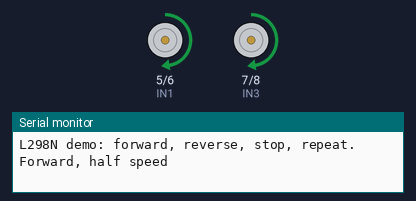
Simulated run of this sketch. Board: Arduino Uno, built with avr-gcc and run on an emulated ATmega328P. Parts: motor-driver pin pairs drawn as motors (green arrow = first pin HIGH = forward, orange = second pin HIGH = backward, longer = more drive, scaled by the enable pin), the last lines printed to the serial monitor.

Above: at 1.0 s.
At 3.5 s:
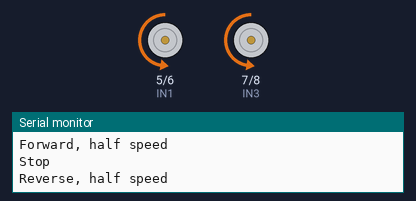
At 6.0 s:
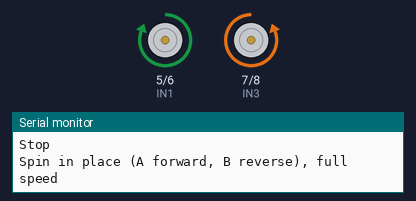
At 8.0 s:
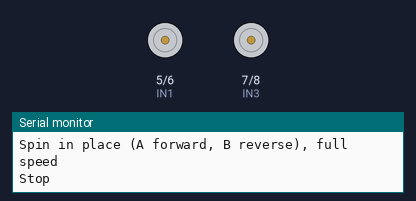
Timing chart, 0 to 11.7 s (numbered marks = the images above):
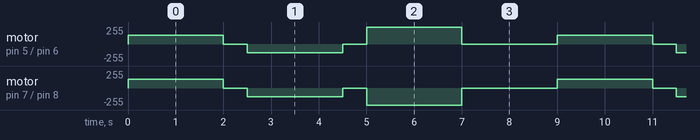

Measured:
- by itself, motor on pin 5 (IN1) / pin 6 (IN2): repeats every 9.0 s: stopped 0.50 s, backward 128/255 2.0 s, stopped 0.50 s, forward 255/255 2.0 s, stopped 2.0 s, forward 128/255 2.0 s
- by itself, motor on pin 7 (IN3) / pin 8 (IN4): repeats every 9.0 s: stopped 0.50 s, backward 128/255 2.0 s, stopped 0.50 s, backward 255/255 2.0 s, stopped 2.0 s, forward 128/255 2.0 s

The sketch:

l298n.ino
```cpp
// (licence header left out)
const uint8_t IN1 = 5;
const uint8_t IN2 = 6;
const uint8_t ENA = 9;
const uint8_t IN3 = 7;
const uint8_t IN4 = 8;
const uint8_t ENB = 10;

void motorA(int speed) {
  // speed: -255 (full reverse) to +255 (full forward), 0 = stop
  if (speed > 0) {
    digitalWrite(IN1, HIGH);
    digitalWrite(IN2, LOW);
    analogWrite(ENA, speed);
  } else if (speed < 0) {
    digitalWrite(IN1, LOW);
    digitalWrite(IN2, HIGH);
    analogWrite(ENA, -speed);
  } else {
    digitalWrite(IN1, LOW);
    digitalWrite(IN2, LOW);
    analogWrite(ENA, 0);
  }
}

void motorB(int speed) {
  if (speed > 0) {
    digitalWrite(IN3, HIGH);
    digitalWrite(IN4, LOW);
    analogWrite(ENB, speed);
  } else if (speed < 0) {
    digitalWrite(IN3, LOW);
    digitalWrite(IN4, HIGH);
    analogWrite(ENB, -speed);
  } else {
    digitalWrite(IN3, LOW);
    digitalWrite(IN4, LOW);
    analogWrite(ENB, 0);
  }
}

void setup() {
  Serial.begin(9600);
  pinMode(IN1, OUTPUT);
  pinMode(IN2, OUTPUT);
  pinMode(ENA, OUTPUT);
  pinMode(IN3, OUTPUT);
  pinMode(IN4, OUTPUT);
  pinMode(ENB, OUTPUT);
  motorA(0);
  motorB(0);
  Serial.println(F("L298N demo: forward, reverse, stop, repeat."));
}

void loop() {
  Serial.println(F("Forward, half speed"));
  motorA(128);
  motorB(128);
  delay(2000);

  Serial.println(F("Stop"));
  motorA(0);
  motorB(0);
  delay(500);

  Serial.println(F("Reverse, half speed"));
  motorA(-128);
  motorB(-128);
  delay(2000);

  Serial.println(F("Stop"));
  motorA(0);
  motorB(0);
  delay(500);

  Serial.println(F("Spin in place (A forward, B reverse), full speed"));
  motorA(255);
  motorB(-255);
  delay(2000);

  Serial.println(F("Stop"));
  motorA(0);
  motorB(0);
  delay(2000);
}
```
